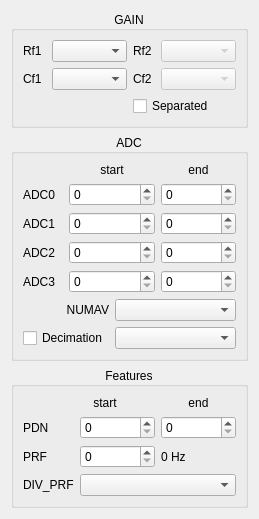
       <widget class="QWidget" name="widget_3" native="true">
        <property name="maximumSize">
         <size>
          <width>260</width>
          <height>16777215</height>
         </size>
        </property>
        <layout class="QGridLayout" name="gridLayout_7">
         <item row="0" column="0">
          <widget class="QGroupBox" name="groupBox_2">
           <property name="title">
            <string>GAIN</string>
           </property>
           <property name="alignment">
            <set>Qt::AlignmentFlag::AlignCenter</set>
           </property>
           <layout class="QGridLayout" name="gridLayout_2">
            <item row="1" column="1">
             <widget class="QComboBox" name="Cf1_comboBox">
              <property name="minimumSize">
               <size>
                <width>75</width>
                <height>0</height>
               </size>
              </property>
             </widget>
            </item>
            <item row="1" column="3">
             <widget class="QComboBox" name="Cf2_comboBox">
              <property name="enabled">
               <bool>false</bool>
              </property>
              <property name="minimumSize">
               <size>
                <width>75</width>
                <height>0</height>
               </size>
              </property>
             </widget>
            </item>
            <item row="0" column="2">
             <widget class="QLabel" name="label_3">
              <property name="text">
               <string>Rf2</string>
              </property>
             </widget>
            </item>
            <item row="1" column="2">
             <widget class="QLabel" name="label_4">
              <property name="text">
               <string>Cf2</string>
              </property>
             </widget>
            </item>
            <item row="0" column="1">
             <widget class="QComboBox" name="Rf1_comboBox">
              <property name="minimumSize">
               <size>
                <width>75</width>
                <height>0</height>
               </size>
              </property>
             </widget>
            </item>
            <item row="0" column="0">
             <widget class="QLabel" name="label">
              <property name="text">
               <string>Rf1</string>
              </property>
             </widget>
            </item>
            <item row="1" column="0">
             <widget class="QLabel" name="label_2">
              <property name="text">
               <string>Cf1</string>
              </property>
             </widget>
            </item>
            <item row="0" column="3">
             <widget class="QComboBox" name="Rf2_comboBox">
              <property name="enabled">
               <bool>false</bool>
              </property>
              <property name="minimumSize">
               <size>
                <width>75</width>
                <height>0</height>
               </size>
              </property>
             </widget>
            </item>
            <item row="2" column="2" colspan="2">
             <widget class="QCheckBox" name="Separate_checkBox">
              <property name="text">
               <string>Separated</string>
              </property>
             </widget>
            </item>
           </layout>
          </widget>
         </item>
         <item row="1" column="0">
          <widget class="QGroupBox" name="groupBox">
           <property name="title">
            <string>ADC</string>
           </property>
           <property name="alignment">
            <set>Qt::AlignmentFlag::AlignCenter</set>
           </property>
           <layout class="QGridLayout" name="gridLayout_4">
            <item row="6" column="2" colspan="2">
             <widget class="QComboBox" name="decim_comboBox">
              <property name="minimumSize">
               <size>
                <width>75</width>
                <height>0</height>
               </size>
              </property>
             </widget>
            </item>
            <item row="1" column="1" colspan="2">
             <widget class="QSpinBox" name="ADC0start">
              <property name="minimumSize">
               <size>
                <width>75</width>
                <height>0</height>
               </size>
              </property>
              <property name="maximum">
               <number>65535</number>
              </property>
             </widget>
            </item>
            <item row="1" column="0">
             <widget class="QLabel" name="label_5">
              <property name="text">
               <string>ADC0</string>
              </property>
             </widget>
            </item>
            <item row="3" column="1" colspan="2">
             <widget class="QSpinBox" name="ADC2start">
              <property name="minimumSize">
               <size>
                <width>75</width>
                <height>0</height>
               </size>
              </property>
              <property name="maximum">
               <number>65535</number>
              </property>
             </widget>
            </item>
            <item row="1" column="3">
             <widget class="QSpinBox" name="ADC0end">
              <property name="minimumSize">
               <size>
                <width>75</width>
                <height>0</height>
               </size>
              </property>
              <property name="maximum">
               <number>65535</number>
              </property>
             </widget>
            </item>
            <item row="4" column="1" colspan="2">
             <widget class="QSpinBox" name="ADC3start">
              <property name="minimumSize">
               <size>
                <width>75</width>
                <height>0</height>
               </size>
              </property>
              <property name="maximum">
               <number>65535</number>
              </property>
             </widget>
            </item>
            <item row="4" column="3">
             <widget class="QSpinBox" name="ADC3end">
              <property name="minimumSize">
               <size>
                <width>75</width>
                <height>0</height>
               </size>
              </property>
              <property name="maximum">
               <number>65535</number>
              </property>
             </widget>
            </item>
            <item row="2" column="3">
             <widget class="QSpinBox" name="ADC1end">
              <property name="minimumSize">
               <size>
                <width>75</width>
                <height>0</height>
               </size>
              </property>
              <property name="maximum">
               <number>65535</number>
              </property>
             </widget>
            </item>
            <item row="0" column="1" colspan="2">
             <widget class="QLabel" name="label_9">
              <property name="text">
               <string>start</string>
              </property>
              <property name="alignment">
               <set>Qt::AlignmentFlag::AlignBottom|Qt::AlignmentFlag::AlignHCenter</set>
              </property>
             </widget>
            </item>
            <item row="4" column="0">
             <widget class="QLabel" name="label_8">
              <property name="text">
               <string>ADC3</string>
              </property>
             </widget>
            </item>
            <item row="5" column="0" colspan="2">
             <widget class="QLabel" name="label_11">
              <property name="text">
               <string>NUMAV</string>
              </property>
              <property name="alignment">
               <set>Qt::AlignmentFlag::AlignRight|Qt::AlignmentFlag::AlignTrailing|Qt::AlignmentFlag::AlignVCenter</set>
              </property>
             </widget>
            </item>
            <item row="0" column="3">
             <widget class="QLabel" name="label_10">
              <property name="text">
               <string>end</string>
              </property>
              <property name="alignment">
               <set>Qt::AlignmentFlag::AlignBottom|Qt::AlignmentFlag::AlignHCenter</set>
              </property>
             </widget>
            </item>
            <item row="5" column="2" colspan="2">
             <widget class="QComboBox" name="NUMAV_comboBox">
              <property name="minimumSize">
               <size>
                <width>75</width>
                <height>0</height>
               </size>
              </property>
             </widget>
            </item>
            <item row="3" column="0">
             <widget class="QLabel" name="label_7">
              <property name="text">
               <string>ADC2</string>
              </property>
             </widget>
            </item>
            <item row="2" column="0">
             <widget class="QLabel" name="label_6">
              <property name="text">
               <string>ADC1</string>
              </property>
             </widget>
            </item>
            <item row="2" column="1" colspan="2">
             <widget class="QSpinBox" name="ADC1start">
              <property name="minimumSize">
               <size>
                <width>75</width>
                <height>0</height>
               </size>
              </property>
              <property name="maximum">
               <number>65535</number>
              </property>
             </widget>
            </item>
            <item row="3" column="3">
             <widget class="QSpinBox" name="ADC2end">
              <property name="minimumSize">
               <size>
                <width>75</width>
                <height>0</height>
               </size>
              </property>
              <property name="maximum">
               <number>65535</number>
              </property>
             </widget>
            </item>
            <item row="6" column="0" colspan="2">
             <widget class="QCheckBox" name="checkBox_Dec">
              <property name="text">
               <string>Decimation</string>
              </property>
             </widget>
            </item>
           </layout>
          </widget>
         </item>
         <item row="2" column="0">
          <widget class="QGroupBox" name="groupBox_4">
           <property name="layoutDirection">
            <enum>Qt::LayoutDirection::LeftToRight</enum>
           </property>
           <property name="title">
            <string>Features</string>
           </property>
           <property name="alignment">
            <set>Qt::AlignmentFlag::AlignCenter</set>
           </property>
           <layout class="QGridLayout" name="gridLayout_5">
            <item row="0" column="1" colspan="2">
             <widget class="QLabel" name="label_12">
              <property name="text">
               <string>start</string>
              </property>
              <property name="alignment">
               <set>Qt::AlignmentFlag::AlignBottom|Qt::AlignmentFlag::AlignHCenter</set>
              </property>
             </widget>
            </item>
            <item row="0" column="3">
             <widget class="QLabel" name="label_14">
              <property name="text">
               <string>end</string>
              </property>
              <property name="alignment">
               <set>Qt::AlignmentFlag::AlignBottom|Qt::AlignmentFlag::AlignHCenter</set>
              </property>
             </widget>
            </item>
            <item row="1" column="0">
             <widget class="QLabel" name="label_13">
              <property name="text">
               <string>PDN</string>
              </property>
             </widget>
            </item>
            <item row="1" column="2">
             <widget class="QSpinBox" name="PDNstart">
              <property name="minimumSize">
               <size>
                <width>75</width>
                <height>0</height>
               </size>
              </property>
              <property name="maximum">
               <number>65535</number>
              </property>
             </widget>
            </item>
            <item row="1" column="3">
             <widget class="QSpinBox" name="PDNend">
              <property name="minimumSize">
               <size>
                <width>75</width>
                <height>0</height>
               </size>
              </property>
              <property name="maximum">
               <number>65535</number>
              </property>
             </widget>
            </item>
            <item row="2" column="0">
             <widget class="QLabel" name="label_15">
              <property name="text">
               <string>PRF</string>
              </property>
             </widget>
            </item>
            <item row="3" column="0" colspan="2">
             <widget class="QLabel" name="label_40">
              <property name="text">
               <string>DIV_PRF</string>
              </property>
             </widget>
            </item>
            <item row="2" column="2">
             <widget class="QSpinBox" name="PRFcounter">
              <property name="minimumSize">
               <size>
                <width>75</width>
                <height>0</height>
               </size>
              </property>
              <property name="maximum">
               <number>65535</number>
              </property>
             </widget>
            </item>
            <item row="2" column="3">
             <widget class="QLabel" name="label_41">
              <property name="text">
               <string>0 Hz</string>
              </property>
             </widget>
            </item>
            <item row="3" column="2" colspan="2">
             <widget class="QComboBox" name="CLKDIV_PRF"/>
            </item>
           </layout>
          </widget>
         </item>
        </layout>
       </widget>
